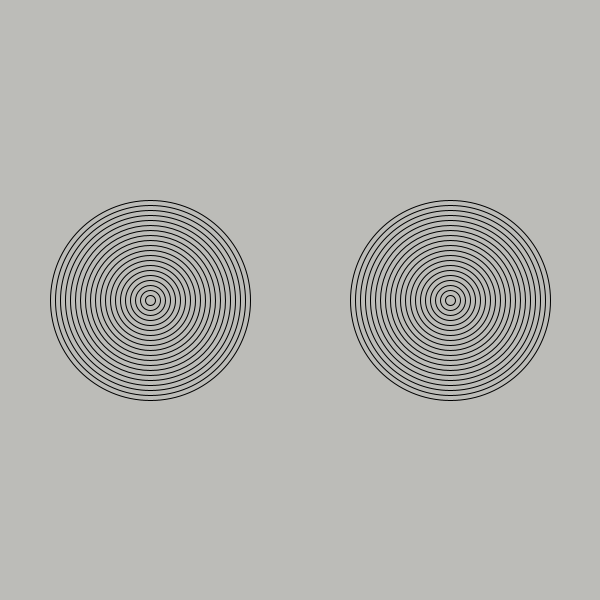
Frame 1 (no input)
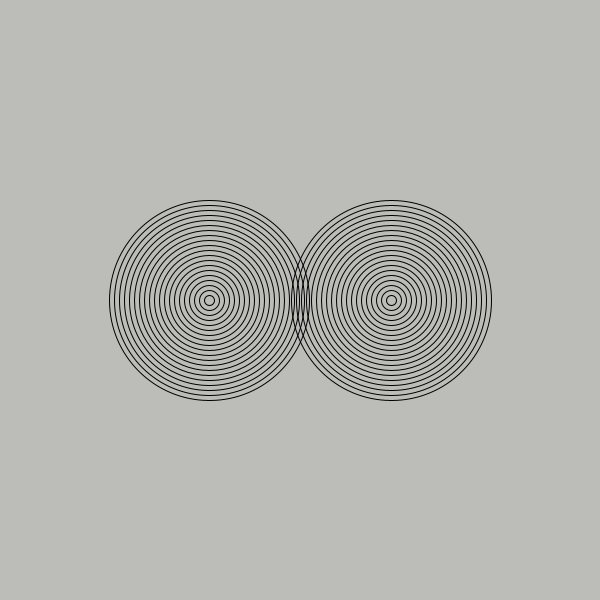
Frame 60 (the mouse pressed at the canvas centre just before this capture)
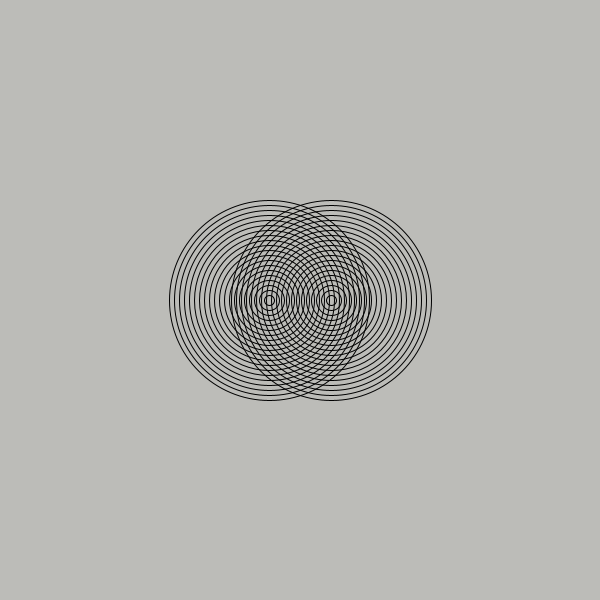
Frame 120 (the mouse held since frame 60 and released just before this capture)

The Processing sketch that drew these frames (run headless with seeded random() and noise(); from frame 60 on, the mouse is pressed at the canvas centre):

// Processing sketch: Amazing_Rings
// ── Amazing_Rings.pde
int x1=150; 
int x2=450;
void setup(){
  size(600, 600);
}
void draw(){
  background(#BCBCB8);
  for(int i=20; i>0; i--){
noFill();
    ellipse(x1, 300, i*10, i*10);
}
for(int i=20; i>0; i--){
noFill();
    ellipse(x2, 300, i*10, i*10);
}
x1++;
x2--;
if(x1>600){
  x1=0;
}
if(x2<0){
  x2=600;
}
}
